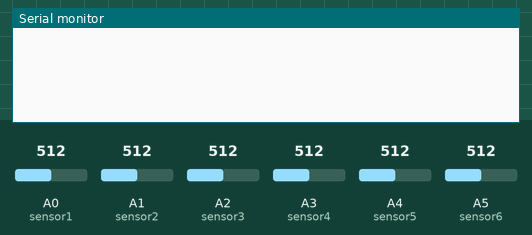
Recording of a sketch running on a simulated Arduino Mega 2560, built with avr-gcc and run on an emulated ATmega2560. Shown: the last lines printed to the serial monitor. The inputs (shaded band) are chosen by the test bench; at power-on: A0 (sensor1) = 512, A1 (sensor2) = 512, A2 (sensor3) = 512, A3 (sensor4) = 512, A4 (sensor5) = 512, A5 (sensor6) = 512.

Above: at 1.2 s.
1.3 s: A0 (sensor1) set to 390
At 1.9 s:
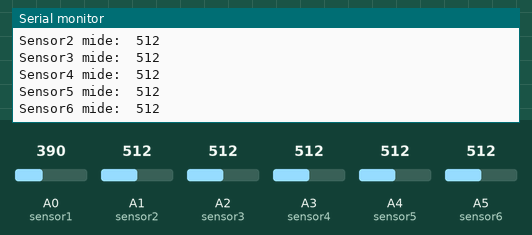
2.8 s: A1 (sensor2) set to 390
4.3 s: A2 (sensor3) set to 390
5.8 s: A3 (sensor4) set to 390
At 7.1 s:
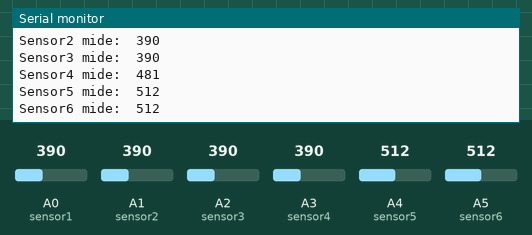
7.3 s: A4 (sensor5) set to 390
At 8.5 s:
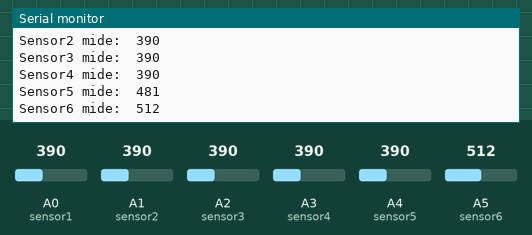
8.8 s: A5 (sensor6) set to 390
At 9.6 s:
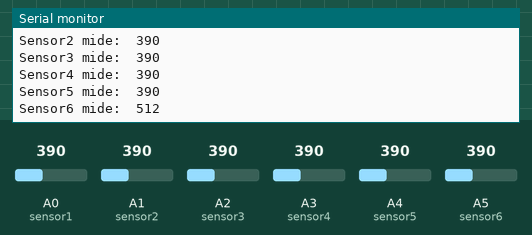
Timing chart, 0 to 11.3 s (numbered marks = the images above; inputs shaded):
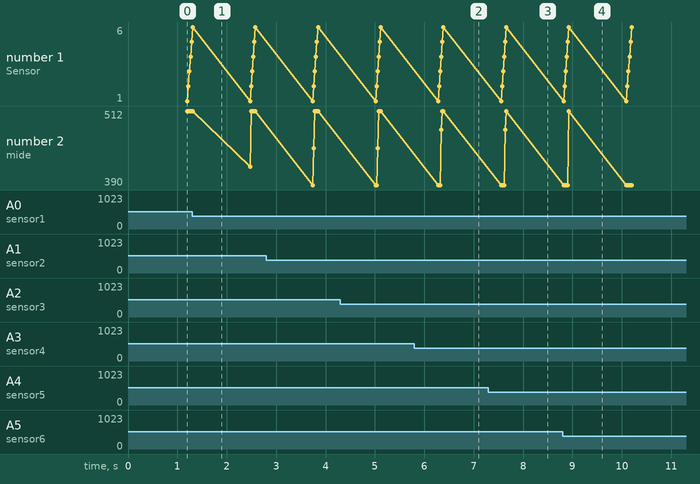

The sketch:

C2.ino
```cpp
  #include "TimerOne.h"
  #include "TimerThree.h"

  char val,ibyte;
  int sensado1, sensado2, sensado3, sensado4, sensado5, sensado6;
  int contador_tiempo;
  long tiempo;
  long T1, T2, T3, T4, T5, T6;
  boolean flag, envio_enable;
  //int data[17];

  //
  int sizes;
  char data[400];
  boolean flag1 = false;
  float latitud,longitud;
  //

  #define sensor1 A0
  #define sensor2 A1
  #define sensor3 A2
  #define sensor4 A3
  #define sensor5 A4
  #define sensor6 A5

  void setup(){

    T1 = 2000;
    T2 = 5000;
    T3 = 3000;
    T4 = 7000;
    T5 = 8000;
    T6 = 10000;

    cli();//stop interrupts

    Timer1.initialize(1000000);         // initialize timer1, en microsegundos, cada 100ms
    Timer1.attachInterrupt(interrupcion1);  // attaches callback() as a timer overflow interrupt

    Timer3.initialize(500000);         // initialize timer1, en microsegundos
    // Timer1.pwm(9, 512);                // setup pwm on pin 9, 50% duty cycle
    Timer3.attachInterrupt(interrupcion2);  // attaches callback() as a timer overflow interrupt

    sei();//allow interrupts

    Serial.begin(9600);
    Serial1.begin(9600);
    Serial2.begin(9600);

    //
     for (int j=0;j<400;j=j+1){

     data[j] = 0.0000000000000000f;

     }
     //
  }

  void loop(){

    read_sensors();
    recepcion_serial();
    delay(10);

  }

  void interrupcion1(){ //cada 100ms

    contador_tiempo++;
    tiempo = 100*contador_tiempo;
    flag = true;

  }

  void interrupcion2(){ //cada 500ms

    envio_enable = true;

  }


  void read_sensors(){
    //Trabajaremos con interrupción timer 1

        sensado1 = lectura1();

        sensado2 = lectura2();

        sensado3 = lectura3();

        sensado4 = lectura4();

        sensado5 = lectura5();

        sensado6 = lectura6();

        Serial2.print('x');
        Serial2.print((char)sensado1);
        Serial2.print((char)sensado2);
        Serial2.print((char)sensado3);
        Serial2.print((char)sensado4);
        Serial2.print((char)sensado5);
        Serial2.print((char)sensado6);

        Serial.print("Sensor1 mide:  ");
        Serial.println(sensado1);
        Serial.print("Sensor2 mide:  ");
        Serial.println(sensado2);
        Serial.print("Sensor3 mide:  ");
        Serial.println(sensado3);
        Serial.print("Sensor4 mide:  ");
        Serial.println(sensado4);
        Serial.print("Sensor5 mide:  ");
        Serial.println(sensado5);
        Serial.print("Sensor6 mide:  ");
        Serial.println(sensado6);

  }

void recepcion_serial(){

   if(Serial2.available()>0)
   {
     val=Serial2.read();

     if(val=='z'){ //El caracter z representa a C2
       while(Serial2.available()==0){};
       int i=0;
       for(i=0;i<8;i=i+1){
         data[i]=Serial2.read();
         while(Serial2.available()==0 && (char)data[i]!='f'){
         };
       }


        Serial.print("XT :  ");
        Serial.println((int)data[0]);
        Serial.print("T1:  ");
        Serial.println((int)data[1]);
        Serial.print("T2:  ");
        Serial.println((int)data[2]);
        Serial.print("T3:  ");
        Serial.println((int)data[3]);
        Serial.print("T4:  ");
        Serial.println((int)data[4]);
        Serial.print("T5:  ");
        Serial.println((int)data[5]);
        Serial.print("T6:  ");
        Serial.println((int)data[6]);
        Serial.print("Tp:  ");
        Serial.println((int)data[7]);
     }

       while(Serial2.available() > 0) {
        char t = Serial2.read();
        }


  }

}

  //Se van a tomar 4 muestras que se van a promediar
  //El mínimo tiempo de intervalo de cada lectura es 100ms

  int lectura1(){
    long acumulador1 = 0;
    for(int i = 1; i <=4 ; i++ ){
      acumulador1 += analogRead(sensor1);
      delay(50);
    }
    return (int)acumulador1/4;
  }

  int lectura2(){
    long acumulador2 = 0;
    for(int i = 1; i <=4 ; i++ ){
      acumulador2 += analogRead(sensor2);
      delay(50);
    }
    return (int)acumulador2/4;
  }

  int lectura3(){
    long acumulador3 = 0;
    for(int i = 1; i <=4 ; i++ ){
      acumulador3 += analogRead(sensor3);
      delay(50);
    }
    return (int)acumulador3/4;
  }

  int lectura4(){
    long acumulador4 = 0;
    for(int i = 1; i <=4 ; i++ ){
      acumulador4 += analogRead(sensor4);
      delay(50);
    }
    return (int)acumulador4/4;
  }

  int lectura5(){
    long acumulador5 = 0;
    for(int i = 1; i <=4 ; i++ ){
      acumulador5 += analogRead(sensor5);
      delay(50);
    }
    return (int)acumulador5/4;
  }

  int lectura6(){
    long acumulador6 = 0;
    for(int i = 1; i <=4 ; i++ ){
      acumulador6 += analogRead(sensor6);
      delay(50);
    }
    return (int)acumulador6/4;
  }

  boolean multiplo_tiempo(long tiempo , int T){

    int cociente, resto;
    cociente = tiempo/T;
    resto = tiempo - cociente*T;
    if(resto == 0)
      return true;
    else
      return false;
  }


  float integracion_gps(int a , int b , int c , int d)
  {

    return -((float)a+(float)b/100.0000000000+(float)c/10000.0000000000+(float)d/1000000.0000000000);

  }
```

Measured:
- after the input at 5.8 s, the serial monitor: prints a new line after 0.55 s (image 2)
- after the input at 7.3 s, the serial monitor: prints a new line after 0.34 s (image 3)
